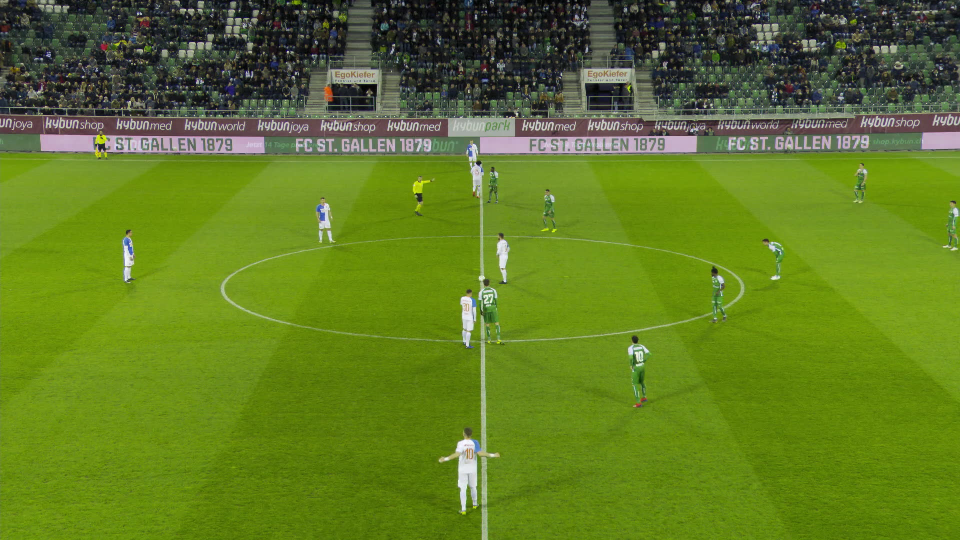
#> input picture eval/temp_calibration_data/images/val/000008.jpg, 1920 x 1080 px (shown at 1/2 size)
$ python -i field_masking.py   (imports and definitions only)
#> lines starting #> are read from the running program, lines starting #| are printed output that depends on the picture; after the words box and inside, x2 and y2 are one past the last pixel; in counts of white or black regions, pixels touching at a corner belong together
#> further down, picture is the input picture: shape (1080, 1920, 3); mean B, G, R 35.2, 122.8, 96.9
import cv2
import numpy as np

# Fattore di scala per velocizzare l'elaborazione (0.5 = metà risoluzione)
SCALE_FACTOR = 0.5


def get_field_mask(frame):
    """
    Genera una maschera del campo robusta utilizzando:
    1. Analisi istogramma adattiva (invece di ROI fissa)
    2. Combinazione spazi colore HSV + LAB (canale 'a' per il verde)
    3. ConvexHull
    """
    h_orig, w_orig = frame.shape[:2]

    # 1. Resize per performance
    small_frame = cv2.resize(frame, (0, 0), fx=SCALE_FACTOR, fy=SCALE_FACTOR, interpolation=cv2.INTER_LINEAR)
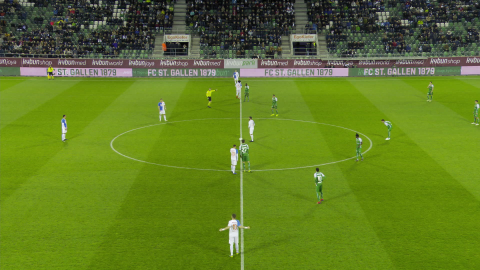
#> small_frame: shape (540, 960, 3) (shown at 1/2 size); mean B, G, R 35.4, 122.9, 97.1
    h_img, w_img = small_frame.shape[:2]

    # Pre-processing: Blur leggero per ridurre rumore dell'erba
    blurred = cv2.GaussianBlur(small_frame, (5, 5), 0)

    # ---------------------------------------------------------
    # STEP 1: Rilevamento Colore Adattivo (Istogramma)
    # ---------------------------------------------------------
    hsv = cv2.cvtColor(blurred, cv2.COLOR_BGR2HSV)
#> hsv: shape (540, 960, 3); mean H, S, V 50.4, 169.8, 124.3

    # Analizziamo solo la metà inferiore dell'immagine per trovare il colore del campo
    # (evitiamo di analizzare il cielo o gli spalti alti)
    roi_hist = hsv[int(h_img * 0.4):, :, 0]  # Canale Hue, dal 40% in giù
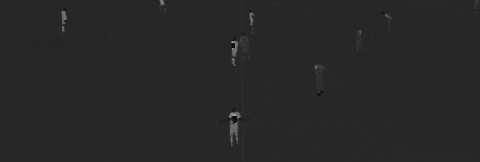
#> roi_hist: shape (324, 960) (shown at 1/2 size); min 0, max 174, mean 39.2

    # Calcolo istogramma della Hue (0-180)
    hist = cv2.calcHist([roi_hist], [0], None, [180], [0, 180])
#> hist = 180 values, max 194642 at index 39, min 0 at index 1, mean 1728

    # Cerchiamo il picco nell'intervallo del verde (circa 30-90 in OpenCV Hue)
    # Azzeriamo tutto ciò che non è verde verosimile per trovare il picco giusto
    hist[:30] = 0
    hist[95:] = 0

    peak_hue = np.argmax(hist)
#> peak_hue = 39

    # Se non troviamo un picco valido (es. inquadratura solo pubblico), fallback a default
    if peak_hue == 0:
        peak_hue = 60  # Verde standard

    # Definiamo tolleranze dinamiche
    hue_tol = 18  # Tolleranza colore
    sat_min = 35  # Saturazione minima (evita grigi/bianchi)
    val_min = 30  # Luminosità minima (evita neri assoluti)

    lower_green_hsv = np.array([max(0, peak_hue - hue_tol), sat_min, val_min])
#> lower_green_hsv = [21, 35, 30]
    upper_green_hsv = np.array([min(180, peak_hue + hue_tol), 255, 255])
#> upper_green_hsv = [57, 255, 255]

    mask_hsv = cv2.inRange(hsv, lower_green_hsv, upper_green_hsv)
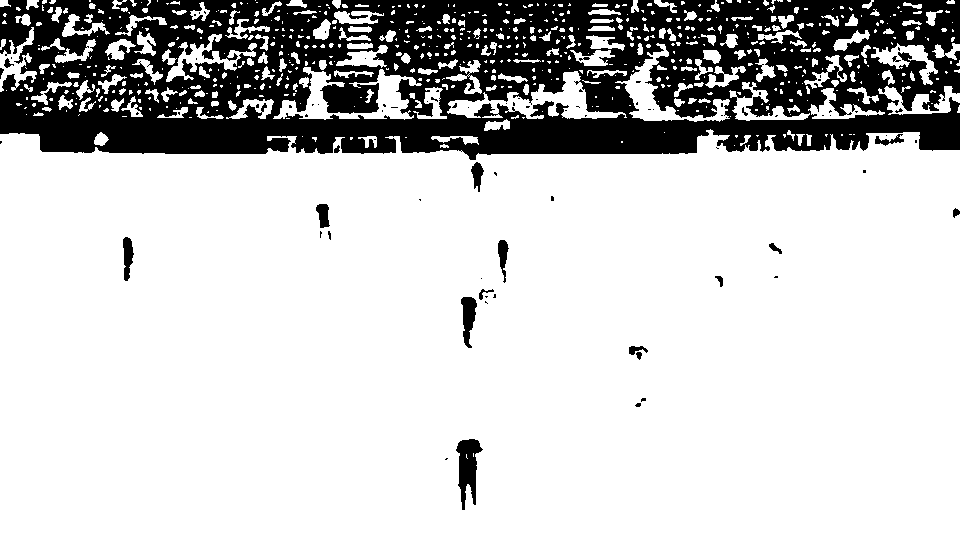
#> mask_hsv: shape (540, 960); 78.5% white; 96 black regions (76 under 20 px), largest, box (x1, y1, x2, y2) and area: (0, 0, 960, 160) 107710, (456, 439, 483, 510) 1028, (461, 297, 477, 348) 495

    # ---------------------------------------------------------
    # STEP 2: Refinement con Spazio LAB (Canale 'a')
    # ---------------------------------------------------------
    # Il canale 'a' in LAB va da Verde (valori bassi) a Rosso (valori alti).
    # In OpenCV uint8, 128 è neutro. Valori < 120 sono fortemente verdi.
    lab = cv2.cvtColor(blurred, cv2.COLOR_BGR2LAB)
#> lab: shape (540, 960, 3); mean of channels 0, 1, 2 122.1, 106.9, 166.6

    # Soglia empirica robusta per l'erba: 'a' deve essere basso (verde)
    # L'erba solitamente sta sotto 115-120 su scala 0-255
    mask_lab = cv2.inRange(lab, np.array([0, 0, 0]), np.array([255, 118, 255]))
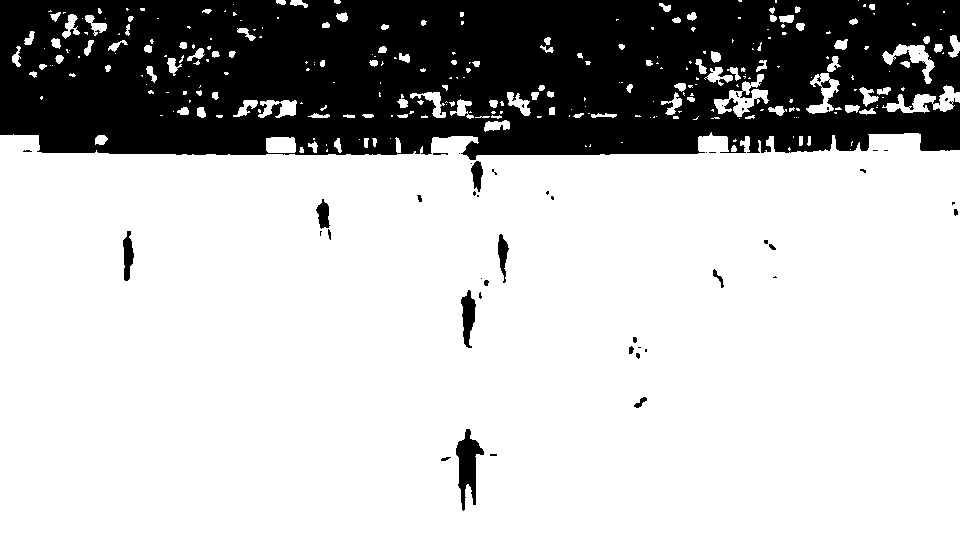
#> mask_lab: shape (540, 960); 74% white; 49 black regions (31 under 20 px), largest, box (x1, y1, x2, y2) and area: (0, 0, 960, 160) 131624, (456, 429, 484, 511) 1110, (461, 290, 476, 348) 518

    # Intersezione: deve essere verde SIA in HSV SIA in LAB
    combined_mask = cv2.bitwise_and(mask_hsv, mask_lab)
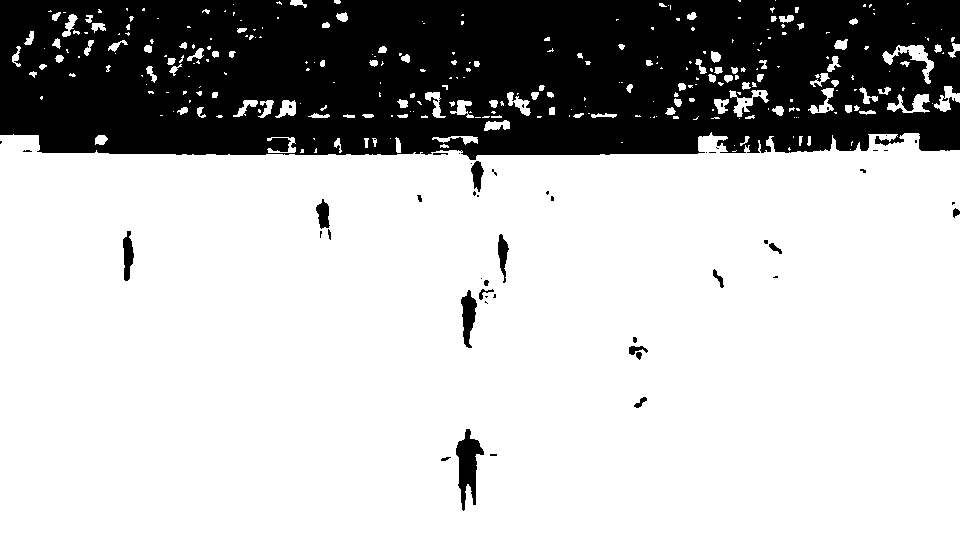
#> combined_mask: shape (540, 960); 73.2% white; 55 black regions (35 under 20 px), largest, box (x1, y1, x2, y2) and area: (0, 0, 960, 160) 135092, (456, 429, 484, 511) 1140, (461, 290, 477, 348) 537

    # ---------------------------------------------------------
    # STEP 3: Pulizia Morfologica
    # ---------------------------------------------------------
    # Kernel ellittici
    k_open = cv2.getStructuringElement(cv2.MORPH_ELLIPSE, (15, 15))
    k_close = cv2.getStructuringElement(cv2.MORPH_ELLIPSE, (25, 25))

    # Rimuovi rumore
    mask_clean = cv2.morphologyEx(combined_mask, cv2.MORPH_OPEN, k_open, iterations=2)
#> mask_clean: shape (540, 960); 70.6% white; 13 black regions (1 under 20 px), largest, box (x1, y1, x2, y2) and area: (0, 0, 960, 197) 147890, (441, 429, 497, 511) 1569, (461, 234, 509, 348) 1510

    # Chiudi i buchi (giocatori, linee bianche interne al campo)
    mask_clean = cv2.morphologyEx(mask_clean, cv2.MORPH_CLOSE, k_close, iterations=2)
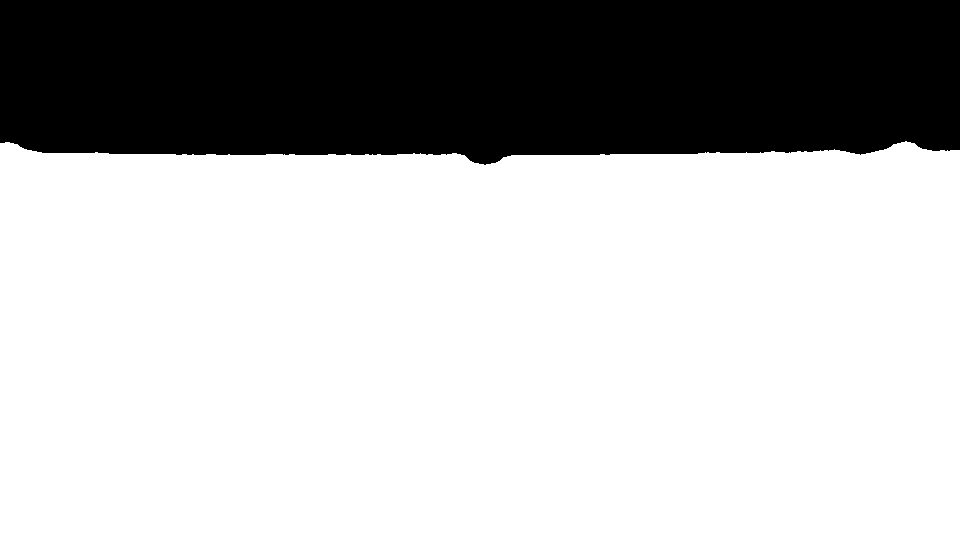
#> mask_clean: shape (540, 960); 71.6% white; 1 black region

    # ---------------------------------------------------------
    # STEP 4: Selezione dell'Area Maggiore
    # ---------------------------------------------------------
    contours, _ = cv2.findContours(mask_clean, cv2.RETR_EXTERNAL, cv2.CHAIN_APPROX_SIMPLE)
#> contours = 1 contour; box (x1, y1, x2, y2) and area: (0, 141, 960, 540) 369854

    final_mask = np.zeros_like(mask_clean)

    if contours:
        # Trova il contorno più grande (sicuramente il campo)
        largest_contour = max(contours, key=cv2.contourArea)
#> largest_contour = contour of 240 points, box (x1, y1, x2, y2) (0, 141, 960, 540), area 369854

        # Se il contorno è troppo piccolo (es. inquadratura zoomata sul pubblico), ritorna vuoto
        if cv2.contourArea(largest_contour) < (h_img * w_img * 0.05):
            return cv2.resize(final_mask, (w_orig, h_orig), interpolation=cv2.INTER_NEAREST)

        # Calcola Convex Hull per regolarizzare la forma (il campo è convesso)
        hull = cv2.convexHull(largest_contour)
#> hull = [[906, 141], [959, 150], [959, 539], [0, 539], [0, 143], [5, 142], [905, 141]]

        # Spesso la hull include angoli di spalti in alto.
        # Possiamo migliorare approssimando a un poligono con meno vertici
        epsilon = 0.005 * cv2.arcLength(hull, True)
#> epsilon = 13.52
        approx = cv2.approxPolyDP(hull, epsilon, True)
#> approx = [[959, 150], [959, 539], [0, 539], [0, 143]]

        cv2.drawContours(final_mask, [approx], -1, 255, thickness=cv2.FILLED)
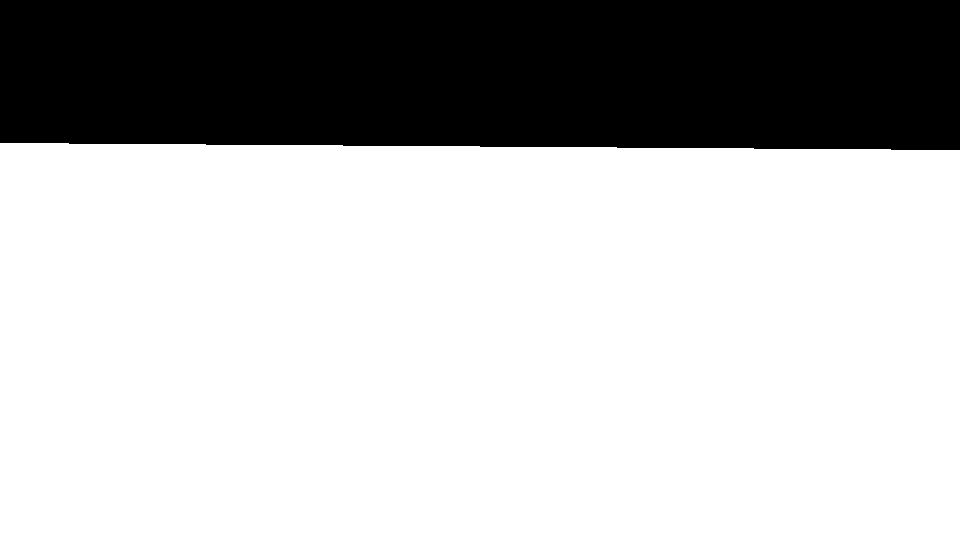
#> final_mask: shape (540, 960); 72.9% white; 1 black region, box (x1, y1, x2, y2) and area: (0, 0, 960, 150) 140640

    # ---------------------------------------------------------
    # STEP 5: Post-Processing e Resize
    # ---------------------------------------------------------
    # Riporta alla dimensione originale
    final_mask_full = cv2.resize(final_mask, (w_orig, h_orig), interpolation=cv2.INTER_NEAREST)
#> final_mask_full: shape (1080, 1920); 72.9% white; 1 black region, box (x1, y1, x2, y2) and area: (0, 0, 1920, 300) 562560

    return final_mask_full


# [19 lines left out: function is_point_on_field, not called in this run]

>>> import cv2
>>> picture = cv2.imread('../../eval/temp_calibration_data/images/val/000008.jpg')
>>> result = get_field_mask(picture)

$ run again, on eval/temp_calibration_data/images/val/000042.jpg
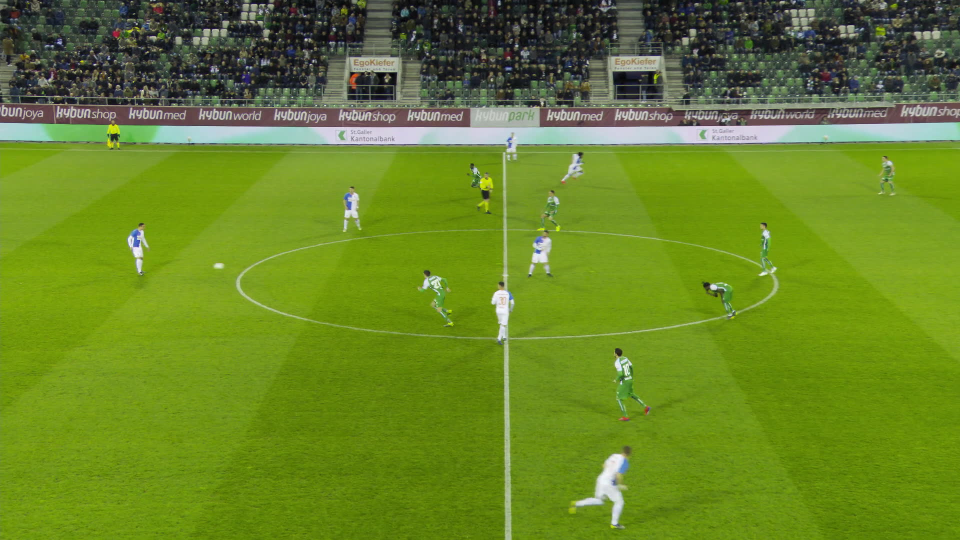
#> input picture eval/temp_calibration_data/images/val/000042.jpg, 1920 x 1080 px (shown at 1/2 size)
#> picture is the input picture: shape (1080, 1920, 3); mean B, G, R 38.7, 132.5, 104.7
#> hsv: shape (540, 960, 3); mean H, S, V 48.9, 171.9, 133.9
#> in get_field_mask, `roi_hist = hsv[int(h_img * 0.4):, :, 0]`:
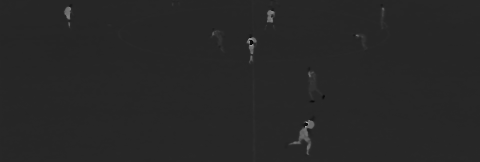
#> roi_hist: shape (324, 960) (shown at 1/2 size); min 0, max 178, mean 39
#> hist = 180 values, max 149866 at index 39, min 0 at index 1, mean 1728
#> peak_hue = 39
#> lower_green_hsv = [21, 35, 30]
#> upper_green_hsv = [57, 255, 255]
#> mask_hsv: shape (540, 960); 79.7% white; 98 black regions (77 under 20 px), largest, box (x1, y1, x2, y2) and area: (0, 0, 960, 152) 101209, (577, 454, 629, 526) 1211, (492, 290, 514, 343) 553
#> lab: shape (540, 960, 3); mean of channels 0, 1, 2 131.3, 105.7, 168.9
#> mask_lab: shape (540, 960); 76.5% white; 50 black regions (35 under 20 px), largest, box (x1, y1, x2, y2) and area: (0, 0, 960, 152) 118122, (577, 447, 630, 526) 1245, (493, 283, 513, 343) 586
#> combined_mask: shape (540, 960); 74.7% white; 46 black regions (29 under 20 px), largest, box (x1, y1, x2, y2) and area: (0, 0, 960, 152) 127072, (577, 447, 630, 526) 1293, (492, 283, 514, 343) 602
#> contours = 1 contour; box (x1, y1, x2, y2) and area: (0, 124, 960, 540) 380192
#> largest_contour = contour of 166 points, box (x1, y1, x2, y2) (0, 124, 960, 540), area 380192
#> hull = [[97, 124], [959, 141], [959, 539], [0, 539], [0, 141], [69, 124]]
#> epsilon = 13.58
#> approx = [[0, 141], [69, 124], [959, 141], [959, 539], [0, 539]]
#> in get_field_mask, `cv2.drawContours(final_mask, [approx], -1, 255, thickness=cv2.FILLED)`:
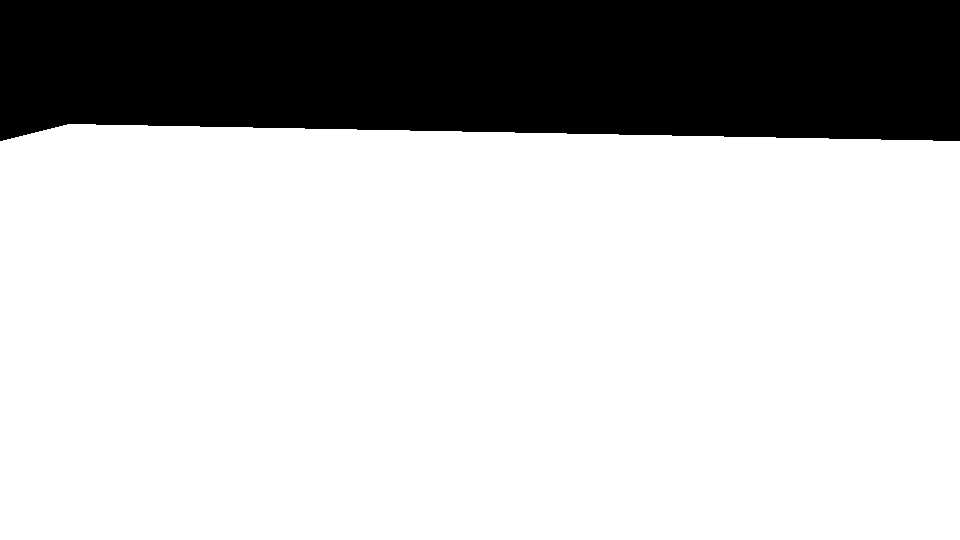
#> final_mask: shape (540, 960); 75.5% white; 1 black region, box (x1, y1, x2, y2) and area: (0, 0, 960, 141) 127208
#> final_mask_full: shape (1080, 1920); 75.5% white; 1 black region, box (x1, y1, x2, y2) and area: (0, 0, 1920, 282) 508832

$ run again, on eval/temp_calibration_data/images/val/000048.jpg
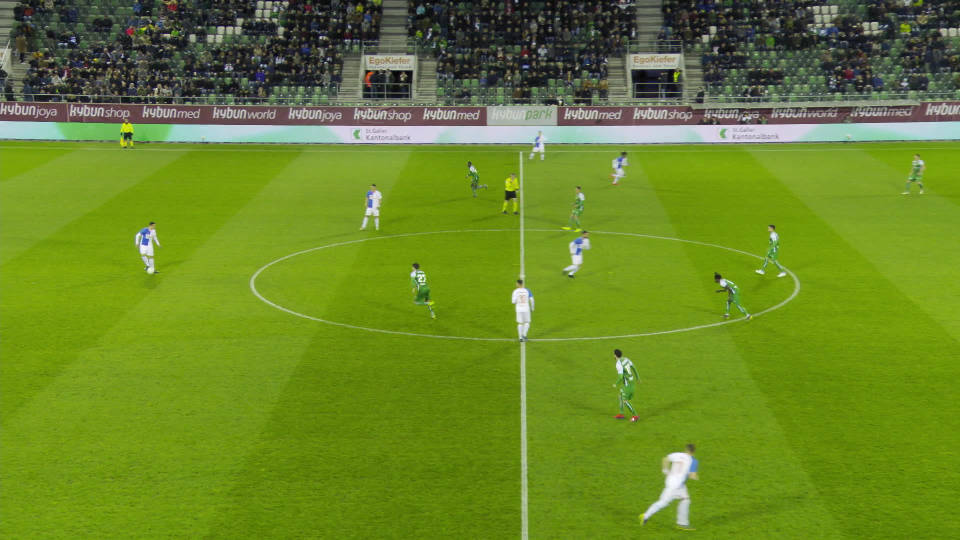
#> input picture eval/temp_calibration_data/images/val/000048.jpg, 1920 x 1080 px (shown at 1/2 size)
#> picture is the input picture: shape (1080, 1920, 3); mean B, G, R 39.1, 133.3, 105.5
#> hsv: shape (540, 960, 3); mean H, S, V 48.7, 172, 134.7
#> in get_field_mask, `roi_hist = hsv[int(h_img * 0.4):, :, 0]`:
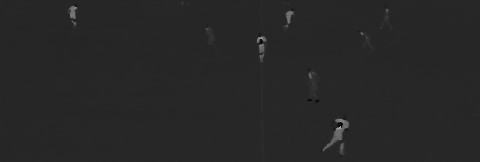
#> roi_hist: shape (324, 960) (shown at 1/2 size); min 0, max 176, mean 39
#> hist = 180 values, max 145334 at index 39, min 0 at index 1, mean 1728
#> peak_hue = 39
#> lower_green_hsv = [21, 35, 30]
#> upper_green_hsv = [57, 255, 255]
#> mask_hsv: shape (540, 960); 79.8% white; 84 black regions (65 under 20 px), largest, box (x1, y1, x2, y2) and area: (0, 0, 960, 151) 100222, (645, 453, 698, 526) 1457, (513, 288, 533, 340) 636
#> lab: shape (540, 960, 3); mean of channels 0, 1, 2 132.1, 105.6, 169
#> mask_lab: shape (540, 960); 76.5% white; 39 black regions (23 under 20 px), largest, box (x1, y1, x2, y2) and area: (0, 0, 960, 152) 117735, (644, 445, 697, 526) 1512, (513, 281, 534, 341) 672
#> combined_mask: shape (540, 960); 74.8% white; 43 black regions (25 under 20 px), largest, box (x1, y1, x2, y2) and area: (0, 0, 960, 152) 126148, (644, 445, 698, 526) 1570, (513, 281, 534, 341) 688
#> contours = 1 contour; box (x1, y1, x2, y2) and area: (0, 122, 960, 540) 381255
#> largest_contour = contour of 176 points, box (x1, y1, x2, y2) (0, 122, 960, 540), area 381255
#> hull = [[104, 122], [959, 140], [959, 539], [0, 539], [0, 139], [82, 122]]
#> epsilon = 13.59
#> approx = [[0, 139], [104, 122], [959, 140], [959, 539], [0, 539]]
#> in get_field_mask, `cv2.drawContours(final_mask, [approx], -1, 255, thickness=cv2.FILLED)`:
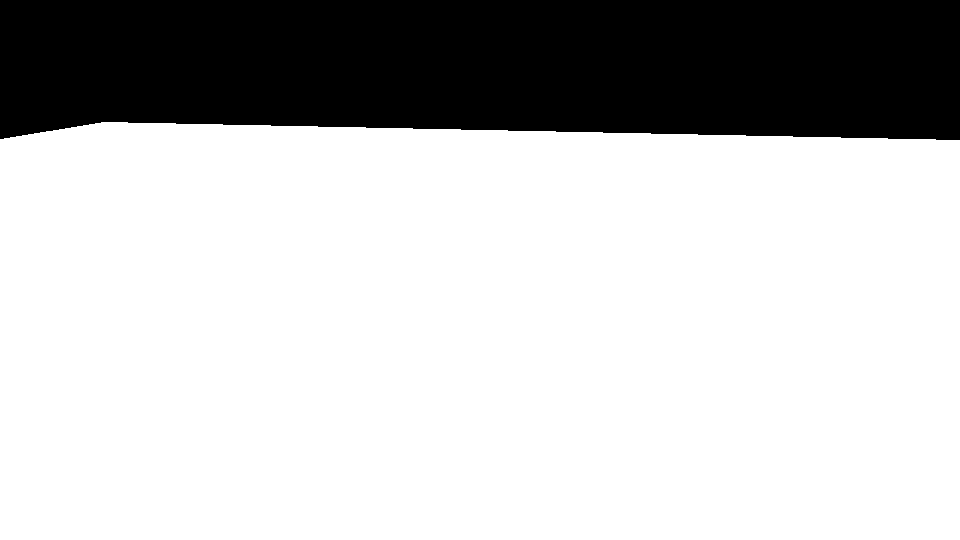
#> final_mask: shape (540, 960); 75.7% white; 1 black region, box (x1, y1, x2, y2) and area: (0, 0, 960, 140) 125717
#> final_mask_full: shape (1080, 1920); 75.7% white; 1 black region, box (x1, y1, x2, y2) and area: (0, 0, 1920, 280) 502868
